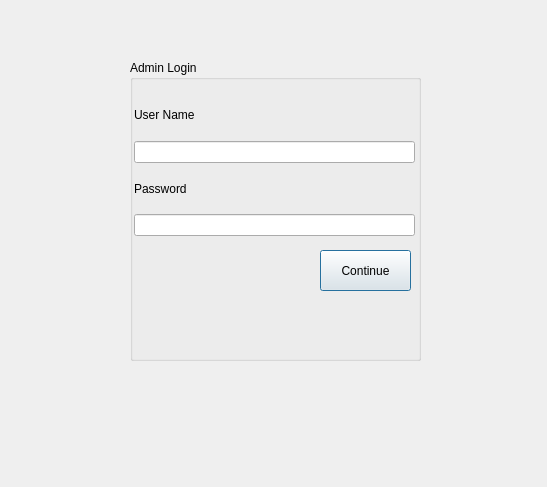
<?xml version="1.0" encoding="UTF-8"?>
<ui version="4.0">
 <class>loginadmin</class>
 <widget class="QDialog" name="loginadmin">
  <property name="geometry">
   <rect>
    <x>0</x>
    <y>0</y>
    <width>547</width>
    <height>487</height>
   </rect>
  </property>
  <property name="windowTitle">
   <string>Dialog</string>
  </property>
  <widget class="QGroupBox" name="groupBox">
   <property name="geometry">
    <rect>
     <x>130</x>
     <y>60</y>
     <width>291</width>
     <height>301</height>
    </rect>
   </property>
   <property name="title">
    <string>Admin Login</string>
   </property>
   <widget class="QPushButton" name="pushButton_cont">
    <property name="geometry">
     <rect>
      <x>190</x>
      <y>190</y>
      <width>91</width>
      <height>41</height>
     </rect>
    </property>
    <property name="text">
     <string>Continue</string>
    </property>
   </widget>
   <widget class="QWidget" name="layoutWidget">
    <property name="geometry">
     <rect>
      <x>4</x>
      <y>35</y>
      <width>281</width>
      <height>141</height>
     </rect>
    </property>
    <layout class="QVBoxLayout" name="verticalLayout">
     <item>
      <widget class="QLabel" name="label">
       <property name="text">
        <string>User Name</string>
       </property>
      </widget>
     </item>
     <item>
      <widget class="QLineEdit" name="lineEdit"/>
     </item>
     <item>
      <widget class="QLabel" name="label_2">
       <property name="text">
        <string>Password</string>
       </property>
      </widget>
     </item>
     <item>
      <widget class="QLineEdit" name="lineEdit_2"/>
     </item>
    </layout>
   </widget>
  </widget>
 </widget>
 <resources/>
 <connections/>
</ui>
